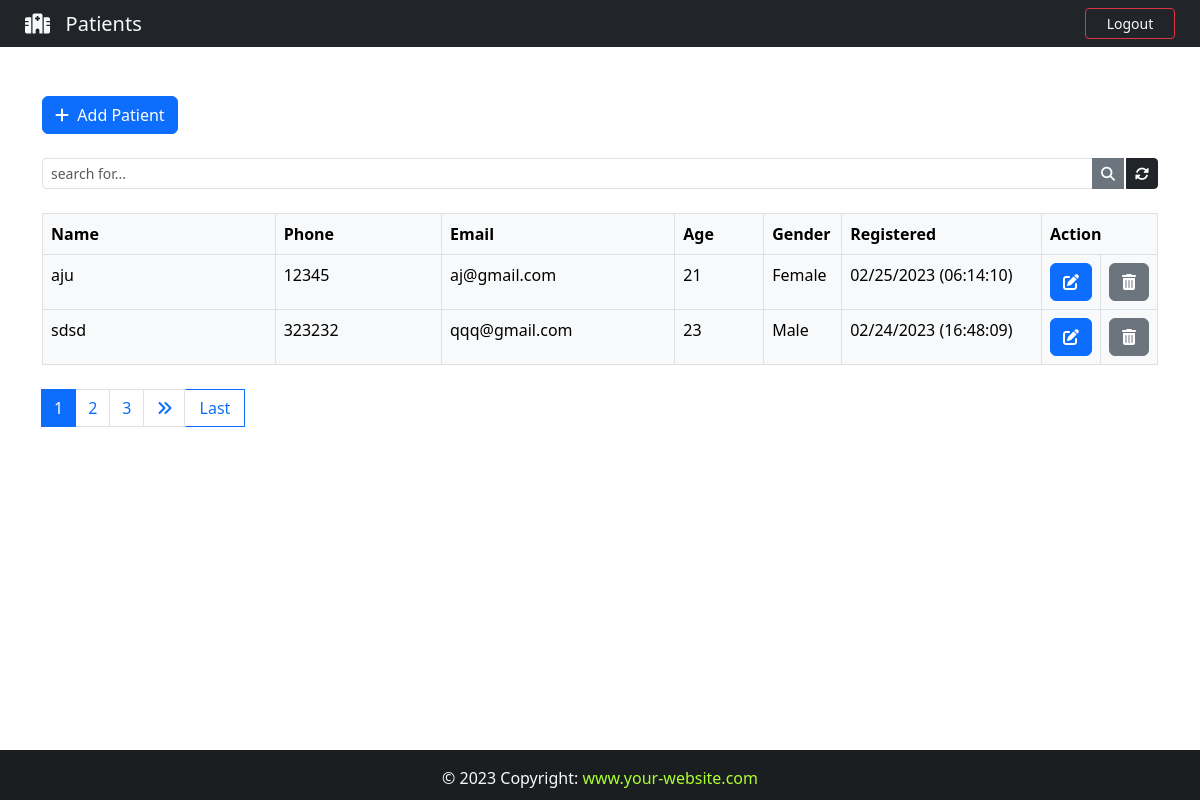
The app's page /backend/ (signed in), older data.
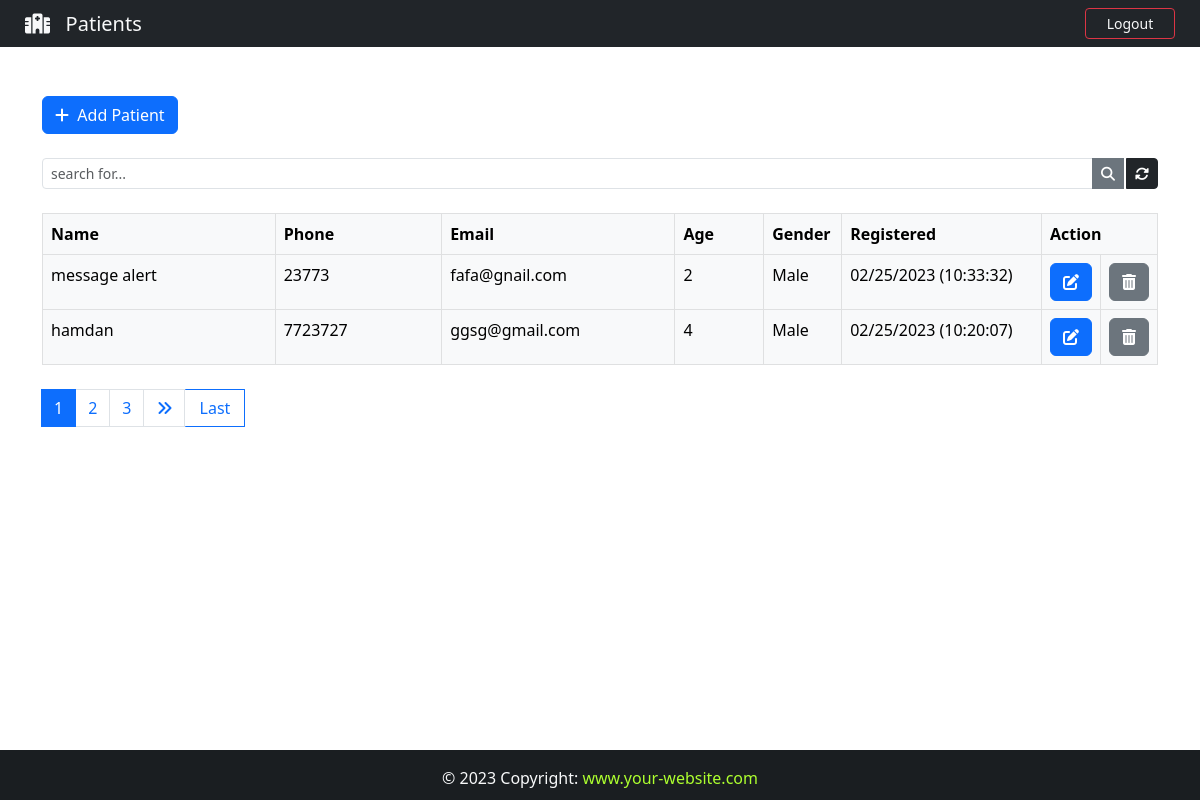
The same page, newer data.
### App/models.py (models this page shows, shortened)
class Patient(models.Model):
    GENDER = (
        ('Male', 'Male'),
        ('Female','Female'),
    )
    id = models.IntegerField(primary_key=True)
    name = models.CharField(max_length=100)
    phone = models.CharField(max_length=30)
    email = models.CharField(max_length=100,default='null')
    age = models.CharField(max_length=10)
    gender = models.CharField(max_length=10, choices=GENDER , null=True)
    note = models.TextField()
    created_at = models.DateTimeField(auto_now_add=True)

### App/views.py (the view)
# urls.py: path('backend/', views.backend, name="backend"),
@login_required(login_url="login")
@cache_control(no_cache=True, must_revalidate=True, no_store=True)
def backend(request):
    if 'q' in request.GET:
        q = request.GET['q']
        all_patient_list = Patient.objects.filter(
            Q(name__icontains=q) | Q(email=q) | Q(phone=q) | Q(age=q) | Q(note=q)
        ).order_by('-created_at')
    else:
        all_patient_list = Patient.objects.all().order_by('-created_at')
    paginator = Paginator(all_patient_list , 2)
    page  = request.GET.get('page')
    all_patient = paginator.get_page(page)
    return render(request,'backend.html',{'patients':all_patient})

### App/templates/backend.html (shortened to what this page needs)
{% extends 'base.html' %}
{% block nav-btn %}
<a class="btn btn-outline-danger btn-sm text-light" id="btn-nav" data-bs-toggle="modal" data-bs-target="#logout">Logout</a>
{% endblock %}
{% block nav-content %}
<i class="fa-solid fa-hospital"></i>&nbsp;&nbsp; Patients
{% endblock %}
{% block content %}
<div class="container">
  <br><br>
  <div class="d-flex justify-content-between">
    <a href="{% url 'add_patient' %}" class="btn btn-primary mt-5"><i class="fas fa-plus fa-solid"></i>&nbsp;&nbsp;Add Patient</a>
  </div>
  <form>
    <div class="input-group input-group-sm mb-3 mt-4">
      <input type="text" name="q" class="form-control" placeholder="search for... " value="{{ request.GET.q }}">
      <button class="btn btn-secondary type="submit" name="search" ><i class="fas fa-search"></i></button>
      <a href="{% url 'backend' %}" class="btn btn-dark" style="margin-left: 2px;"><i class="fas fa-sync-alt fa-solid"></i></a>
    </div>
  </form>
  <center>
    <table class="table mt-4 table-bordered table-light">
      <thead class="thead-light">
        <tr>
          <th style="width: 21%;" scope="col">Name</th>
          <th style="width: 15%;" scope="col">Phone</th>
          <th style="width: 21%;" scope="col">Email</th>
          <th style="width: 8%;" scope="col">Age</th>
          <th style="width: 7%;" scope="col">Gender</th>
          <th style="width: 18%;" scope="col">Registered</th>
          <th style="width: 10%;" colspan="2" scope="col">Action</th>
        </tr>
      </thead>
      <tbody>
        {% for patient in patients %}
        <tr>
          <td>{{ patient.name }}</td>
          <td>{{ patient.phone }}</td>
          <td>{{ patient.email }}</td>
          <td>{{ patient.age }}</td>
          <td>{{ patient.gender }}</td>
          <td>{{ patient.created_at | date:'m/d/Y (H:i:s)'}}</td>
          <td>
            <a class="btn btn-primary" href="#" title="Edit Patient">
              <i class="fas fa-edit"></i>
            </a>
          </td>
            <td>
            <a class="btn btn-secondary" href="/delete_patient/{{ patient.id }}" title="Delete Patient">
              <i class="fas fa-trash-alt"></i>
          </td>
        </tr>
        {% endfor %}
      </tbody>
    </table>
  </center>
  <nav class="mt-4" area-label="Page navigation example">
    {% if patients.has_other_pages %}
    <ul class="pagination justify-content-left">
      {% for i in patients.paginator.page_range %}
      {% if patients.number == i  %}
      <li class="page-item active"><span class="page-link">{{ i }}</span></li>
      {% else %}
      <li class="page-item"><a class="page-link" href="?page={{ i }}">{{ i }}</a></li>
      {% endif %}
      {% endfor %}
      {% if patients.has_next %}
      <li class="page-item"><a class="page-link" href="?page={{patients.next_page_number}}"><i class="fas fa-angle-double-right"></i></a></li>
      <a href="?page={{ patients.paginator.num_pages}}" class="btn btn-outline-primary mb-4" style="width:60px;border-radius: 1px; border: 1px solid; border-left: none;">Last</a>
      {% else %}
      <li class="page-item disabled"></li>
      {% endif %}
    </ul>
    {% endif %}
  </nav>
</div>
{% endblock content %}

### App/templates/base.html (shortened to what this page needs)
{% load static %}
<!DOCTYPE html>
<html lang="en">
<head>
    <link href="https://cdn.jsdelivr.net/npm/bootstrap@5.3.0-alpha1/dist/css/bootstrap.min.css" rel="stylesheet">
    <link rel="stylesheet" href="https://cdnjs.cloudflare.com/ajax/libs/font-awesome/6.2.1/css/all.min.css" />
    <link href={% static "css/style.css" %} rel="stylesheet">
</head>
<body>
    <div class="wrapper">
        <header>
            <nav class="navbar navbar-expand-lg navbar-dark bg-dark fixed-top">
                <div class="col-sm">
                    <a href="#" class="navbar-brand flex-grow-1 text-center text-light" style="margin-left: 25px;">
                        {% block nav-content %}{% endblock %}
                    </a>
                </div>
                <div class="col-sm">
                    {% block nav-btn %}{% endblock %}
                </div>
            </nav>
        </header>
        {% block content %} {% endblock content %}
    </div>
    <footer class="bg-dark text-center text-lg-start text-light fixed-bottom " id="footer">
        <div class="text-center p-3" style="background-color: rgba(0, 0, 0, 0.2);">
            &copy; {% now "Y" %} Copyright:
            <a class="text-light" href="#" style="text-decoration: none;">
                <span {% block footer %} style="color: greenyellow;" {% endblock %}>www.your-website.com</span>
            </a>
        </div>
    </footer>
</body>
</html>

### App/templates/components/modals/logout.html (shortened to what this page needs)
{% extends 'components/modals/base_modal.html' %}

### App/static/css/style.css (style rules this page uses)
html, body { height: 100%; margin: 0; max-width: 100%; }
.wrapper { min-height: 100%; margin-bottom: -50px; }
#footer, .push { height: 50px; }
#btn-nav { width:90px; float: right; margin-right:25px; }

Row changes from the older to the newer data that the page shows:
no longer on this page (row unchanged): Patient: name "aju", phone "12345", email "aj@gmail.com", age "21", gender "Female", created_at "02/25/2023 (06:14:10)"
removed Patient: name "sdsd", phone "323232", email "qqq@gmail.com", age "23", gender "Male", created_at "02/24/2023 (16:48:09)"
added Patient: name "message alert", phone "23773", email "fafa@gnail.com", age "2", gender "Male", created_at "02/25/2023 (10:33:32)"
added Patient: name "hamdan", phone "7723727", email "ggsg@gmail.com", age "4", gender "Male", created_at "02/25/2023 (10:20:07)"
